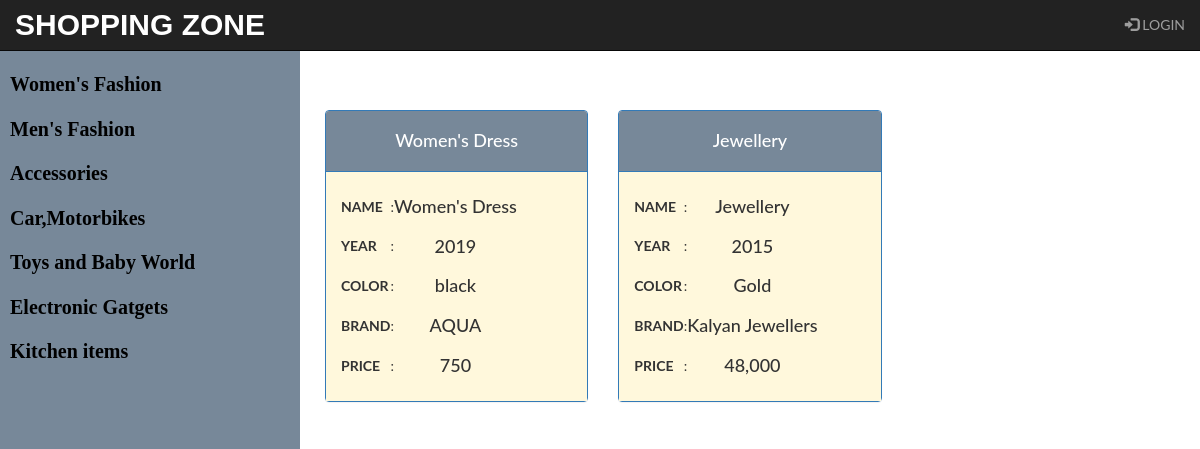
The page /Store/1/AllCompanys on the database its author committed.
### Database_Set.py (models this page shows, shortened)
class Shopping(Base):
    __tablename__ = 'shopping'
    id = Column(Integer, primary_key=True)
    name = Column(String(250), nullable=False)
    user_id = Column(Integer, ForeignKey('user.id'))
    user = relationship(User, backref="shopping")

class BrandName(Base):
    __tablename__ = 'brandname'
    id = Column(Integer, primary_key=True)
    name = Column(String(350), nullable=False)
    year = Column(String(150))
    color = Column(String(150))
    brand = Column(String(150))
    price = Column(String(10))
    shoppingid = Column(Integer, ForeignKey('shopping.id'))
    shopping = relationship(
        Shopping, backref=backref('brandname', cascade='all, delete'))
    user_id = Column(Integer, ForeignKey('user.id'))
    user = relationship(User, backref="brandname")

### main.py (the view)
@app.route('/Store/<int:mvid>/AllCompanys')
def shopBrand(mvid):
    mve_dg = session.query(Shopping).all()
    mve = session.query(Shopping).filter_by(id=mvid).one()
    mvbe = session.query(BrandName).filter_by(shoppingid=mvid).all()
    try:
        if login_session['username']:
            return render_template('ShopBrand.html', mve_dg=mve_dg,
                                   mve=mve, mvbe=mvbe,
                                   uname=login_session['username'])
    except:
        return render_template('ShopBrand.html',
                               mve_dg=mve_dg, mve=mve, mvbe=mvbe)

### templates/ShopBrand.html (shortened to what this page needs)
{% include 'nav.html' %}
<div class="main">
{% block content %}
<div class="row" style="margin: 10px;">
{% for mvb in mvbe %}
	<div class="col-sm-4 text-center">
		<div class="panel panel-primary">
			<div class="panel-heading"style="background-color:LightSlateGray">
				<h4>{{ mvb.name }}</h4>
			</div>
			<div class="panel-body text-center"style="background-color:Cornsilk">
				<table>
					<tr><th>NAME</th><td>:</td><td><h4>{{ mvb.name }}
					</h4></td></tr>
					<tr><th>YEAR</th><td>:</td><td><h4>{{ mvb.year }}</h4></td></tr>
					<tr><th>COLOR</th><td>:</td><td><h4>{{ mvb.color }}</h4></td></tr>
					<tr><th>BRAND</th><td>:</td><td><h4>{{ mvb.brand }}</h4></td></tr>
					<tr><th>PRICE</th><td>:</td><td><h4>{{ mvb.price }}</h4></td></tr>
				</table>
			</div>
		</div>
	</div>
{% endfor %}
</div>
{% endblock content %}
</div>

### templates/nav.html (shortened to what this page needs)
<!DOCTYPE html>
<html lang="en">
<head>
  <link rel="stylesheet" href="https://maxcdn.bootstrapcdn.com/bootstrap/3.3.7/css/bootstrap.min.css">
</head>
<body>
<nav class="navbar navbar-inverse  navbar-fixed-top">
  <div class="container-fluid">
    <div class="navbar-header">
      <a class="navbar-brand" style="font-weight:bolder;font-size:30px;font-family:Comic Sans MS, cursive, sans-serif;color:white" href="{{ url_for('home') }}">SHOPPING ZONE</a>
    </div>
    <ul class="nav navbar-nav navbar-right">
      {% if 'username' in session %}
            <li><button class="btn btn-warning mr-sm-2" style="margin-top: 5px;background-color:LightSlateGray"><a style="color:white;font-weight:bold "href="{{ url_for('addShopCategory')}}">ADD SHOPPING CATEGORY</a></button></li>
            <li style="margin: 10px;"><p class="text-primary mr-sm-2">{{ session.username }}</p></li>
            <li><a href="{{ url_for('logout')}}"><span class="glyphicon glyphicon-log-in"></span> LOGOUT</a></li>
      {% else %}
            <li><a href="{{ url_for('showLogin')}}"><span class="glyphicon glyphicon-log-in"></span> LOGIN</a></li>
      {% endif %}
    </ul>
  </div>
</nav>
<div class="sidenav">
  <table>
      {% for mv in mve_dg %}
      <tr>
          <td><a href="{{ url_for('shopBrand',mvid=mv.id)}}">{{mv.name}}</a></td>
        </tr>
      {% endfor %}
  </table>
</div>
</body>
</html>

### templates/nav.html (style rules this page uses)
body { font-family: "Lato", sans-serif; }
.sidenav { height: 100%; width: 300px; position: fixed; z-index: 1; top: 40px; left: 0; background-color: LightSlateGray; overflow-x: visible; padding-top: 20px; }
.sidenav a { padding: 10px 6px 6px 10px; text-decoration: none; font-weight:bold; font-family: "Times New Roman", Times, serif; font-size: 20px; color: black; display: block; }
.main { margin-left: 300px; }

### rows shown on the page
Shopping: name "Women's Fashion"
Shopping: name "Men's Fashion"
Shopping: name "Accessories"
Shopping: name "Car,Motorbikes"
Shopping: name "Toys and Baby World"
Shopping: name "Electronic Gatgets"
Shopping: name "Kitchen items"
BrandName: name "Women's Dress", year "2019", color "black", brand "AQUA", price "750"
BrandName: name "Jewellery", year "2015", color "Gold", brand "Kalyan Jewellers", price "48,000"
